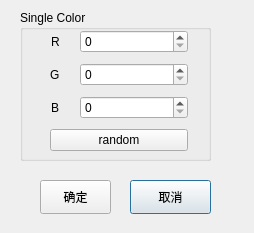
<?xml version="1.0" encoding="UTF-8"?>
<ui version="4.0">
 <class>dlg_color_simple</class>
 <widget class="QDialog" name="dlg_color_simple">
  <property name="geometry">
   <rect>
    <x>0</x>
    <y>0</y>
    <width>254</width>
    <height>233</height>
   </rect>
  </property>
  <property name="windowTitle">
   <string>Dialog</string>
  </property>
  <widget class="QPushButton" name="btnCancel">
   <property name="geometry">
    <rect>
     <x>130</x>
     <y>180</y>
     <width>81</width>
     <height>34</height>
    </rect>
   </property>
   <property name="text">
    <string>取消</string>
   </property>
  </widget>
  <widget class="QGroupBox" name="groupBox">
   <property name="geometry">
    <rect>
     <x>20</x>
     <y>10</y>
     <width>191</width>
     <height>151</height>
    </rect>
   </property>
   <property name="title">
    <string>Single Color</string>
   </property>
   <widget class="QWidget" name="formLayoutWidget">
    <property name="geometry">
     <rect>
      <x>20</x>
      <y>20</y>
      <width>148</width>
      <height>122</height>
     </rect>
    </property>
    <layout class="QFormLayout" name="formLayout">
     <property name="labelAlignment">
      <set>Qt::AlignCenter</set>
     </property>
     <property name="formAlignment">
      <set>Qt::AlignHCenter|Qt::AlignTop</set>
     </property>
     <property name="horizontalSpacing">
      <number>20</number>
     </property>
     <property name="verticalSpacing">
      <number>10</number>
     </property>
     <property name="leftMargin">
      <number>10</number>
     </property>
     <item row="0" column="0">
      <widget class="QLabel" name="label_R">
       <property name="minimumSize">
        <size>
         <width>9</width>
         <height>0</height>
        </size>
       </property>
       <property name="text">
        <string>R</string>
       </property>
      </widget>
     </item>
     <item row="0" column="1">
      <widget class="QSpinBox" name="spinBox_R">
       <property name="maximum">
        <number>255</number>
       </property>
      </widget>
     </item>
     <item row="1" column="0">
      <widget class="QLabel" name="label_G">
       <property name="text">
        <string>G</string>
       </property>
      </widget>
     </item>
     <item row="1" column="1">
      <widget class="QSpinBox" name="spinBox_G">
       <property name="maximum">
        <number>255</number>
       </property>
      </widget>
     </item>
     <item row="2" column="0">
      <widget class="QLabel" name="label_B">
       <property name="text">
        <string>B</string>
       </property>
      </widget>
     </item>
     <item row="2" column="1">
      <widget class="QSpinBox" name="spinBox_B">
       <property name="maximum">
        <number>255</number>
       </property>
      </widget>
     </item>
     <item row="3" column="0" colspan="2">
      <widget class="QPushButton" name="btnRand">
       <property name="text">
        <string>random</string>
       </property>
      </widget>
     </item>
    </layout>
   </widget>
  </widget>
  <widget class="QPushButton" name="btnOk">
   <property name="geometry">
    <rect>
     <x>40</x>
     <y>180</y>
     <width>71</width>
     <height>34</height>
    </rect>
   </property>
   <property name="text">
    <string>确定</string>
   </property>
  </widget>
 </widget>
 <resources/>
 <connections>
  <connection>
   <sender>btnOk</sender>
   <signal>clicked()</signal>
   <receiver>dlg_color_simple</receiver>
   <slot>accept()</slot>
   <hints>
    <hint type="sourcelabel">
     <x>74</x>
     <y>190</y>
    </hint>
    <hint type="destinationlabel">
     <x>19</x>
     <y>199</y>
    </hint>
   </hints>
  </connection>
  <connection>
   <sender>btnCancel</sender>
   <signal>clicked()</signal>
   <receiver>dlg_color_simple</receiver>
   <slot>reject()</slot>
   <hints>
    <hint type="sourcelabel">
     <x>180</x>
     <y>197</y>
    </hint>
    <hint type="destinationlabel">
     <x>211</x>
     <y>198</y>
    </hint>
   </hints>
  </connection>
 </connections>
</ui>
